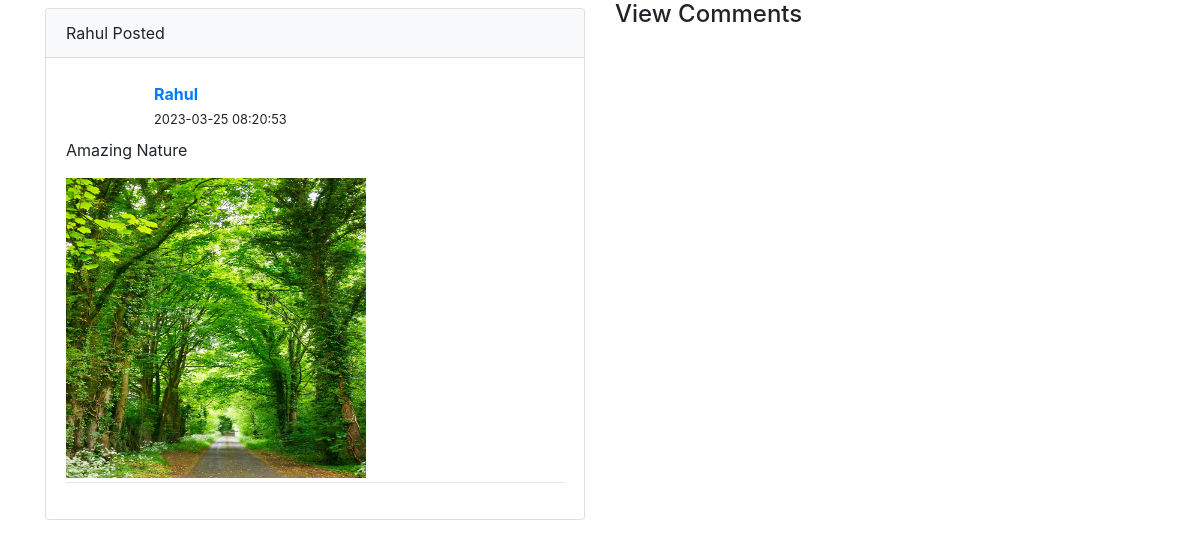
Before: /viewpost.php?postid=2 with the older database file.
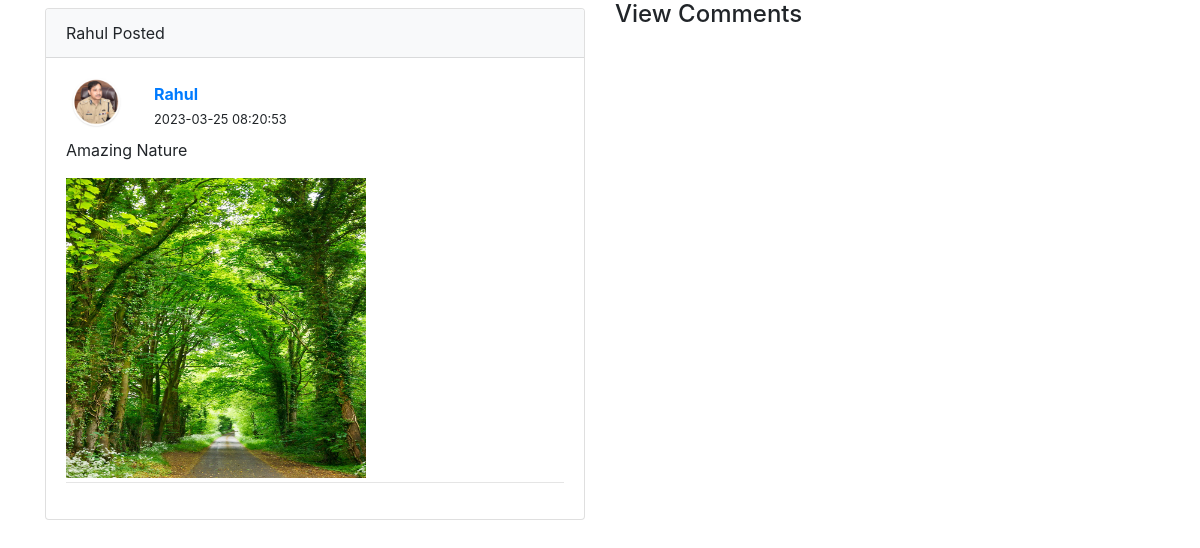
After: the same page with the newer database file.
### tables this page shows
CREATE TABLE `postdata` (
  `id` int(10) NOT NULL,
  `filename` varchar(100) NOT NULL,
  `postdisc` varchar(500) NOT NULL,
  `username` varchar(30) NOT NULL,
  `datet` timestamp NOT NULL DEFAULT current_timestamp() ON UPDATE current_timestamp(),
  `userid` int(10) NOT NULL
);

CREATE TABLE `userlist` (
  `id` int(10) NOT NULL,
  `fname` varchar(10) NOT NULL,
  `lname` varchar(10) NOT NULL,
  `mob` varchar(13) NOT NULL,
  `gender` varchar(7) NOT NULL,
  `dob` date NOT NULL,
  `pass` varchar(100) NOT NULL,
  `createdon` timestamp NOT NULL DEFAULT current_timestamp() ON UPDATE current_timestamp(),
  `profileimg` varchar(200) NOT NULL
);

### viewpost.php (the view, shortened to what this page needs)
<?php
include('config.php');
$postid=$_GET['postid'];
function getprofileimagebyid($con,$id)
{
    $selectuser="SELECT * FROM `userlist` where `id`='$id'";
    $result=mysqli_query($con,$selectuser);
    $row=mysqli_fetch_assoc($result);
    return $row['profileimg'];
}
?>
<!doctype html>
<html lang="en">
  <head>
    <link rel="stylesheet" href="https://cdn.jsdelivr.net/npm/bootstrap@4.0.0/dist/css/bootstrap.min.css">
  </head>
  <body>
    <div class="container">
    <div class="row">
    <?php
     $sqlselectpost="SELECT * FROM `postdata` where `id`='$postid'";
     $result=mysqli_query($con,$sqlselectpost);
     if(mysqli_num_rows($result)>0)
     {
       $row=mysqli_fetch_assoc($result);
          $postidDB=$row['id'];
          ?>
         <div class="col">
              <div class="card me-2 ms-2 mt-2">
                    <div class="card-header bg-light">
                    <?php
                              echo $row['username'];
                        ?> Posted
                    </div>
              <div class="card-body">
                <div class="row">
                    <div class="col-2">
                        <img src="<?php echo getprofileimagebyid($con,$row['userid']);?>" alt="" height="50px">
                    </div>
                    <div class="col mt-1">
                        <b><a href="viewpost.php?postid=<?php echo $postidDB;?>"> <?php
                        echo $row['username'];
                  ?></a></b><br>
                        <small> <?php
                        echo $row['datet'];
                  ?></small>
                    </div>
                </div>
                    <p class="me-2 ms-2 mt-2">
                      <?php
                            echo $row['postdisc'];
                      ?>
                    </p>
                <img src="<?php
                        echo $row['filename'];
                  ?>" height="300px" width="300px" alt="">
                <hr class="mt-1">
                          <?php }
                  ?>
              </div>
              </div>
              </div>
                  <div class="col">
                  <h4>View Comments</h4>
                  </div>
              </div>
              </div>
  </body>
</html>

Changed rows visible on the page:
changed through a linked row, postdata "Rahul": userid.profileimg: picture added
